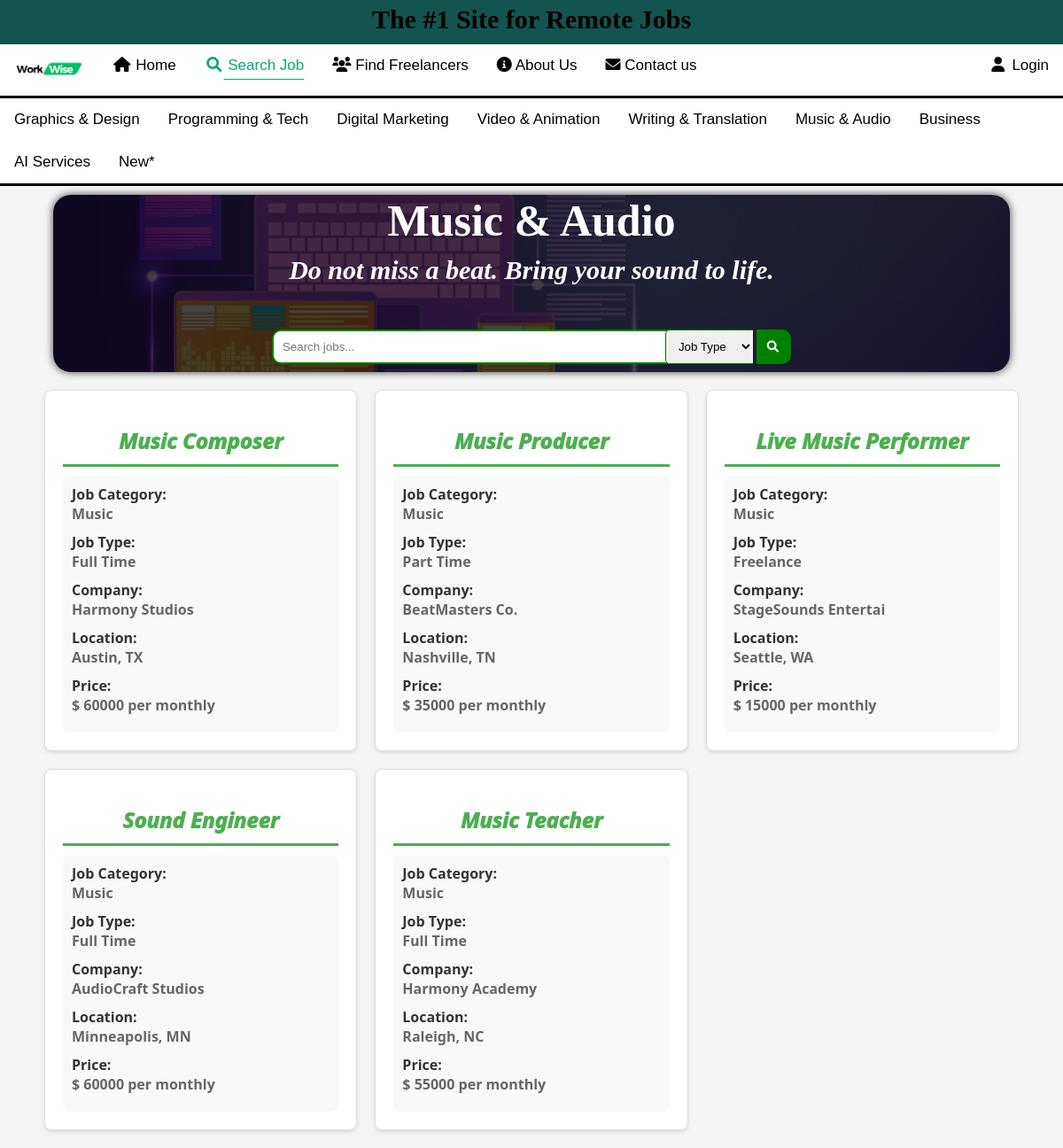
Screenshot of /PHP/job_category.php?ctg=Music with the database file from the repository.
### tables this page shows
CREATE TABLE `jobtable` (
  `jobId` int(10) NOT NULL,
  `userId` int(11) NOT NULL,
  `category` varchar(32) NOT NULL,
  `title` varchar(20) NOT NULL,
  `jobType` varchar(10) NOT NULL,
  `company` varchar(20) NOT NULL,
  `location` varchar(32) NOT NULL,
  `price` int(10) NOT NULL,
  `exitDay` date NOT NULL,
  `responsibilities` varchar(120) NOT NULL,
  `requirements` varchar(200) NOT NULL,
  `payment` int(11) NOT NULL
);

### PHP/job_category.php (the view, shortened to what this page needs)
<?php include("conn.php"); ?>
<?php
$ctg=$_GET["ctg"];
if (isset($_GET["search"]) || isset($_GET["filter"])) {
    $search1 = $_GET["search"];
    $filter = $_GET["filter"];
    $search = mysqli_real_escape_string($conn, $search1);
    if (!empty($search)) {
        if ($filter == "All Type") {
            $sql = "SELECT * FROM jobtable WHERE category='$ctg' AND (title LIKE '%$search%' OR company LIKE '%$search%' OR location LIKE '%$search%' OR price LIKE '%$search%' OR exitDay LIKE '%$search%')";
            $result = mysqli_query($conn, $sql);
            if ($result == false) {
            }
        } else if ($filter == "Full Time" || $filter == "Part Time") {
            $sql = "SELECT * FROM jobtable WHERE category='$ctg' AND (title LIKE '%$search%' OR company LIKE '%$search%' OR location LIKE '%$search%' OR price LIKE '%$search%' OR exitDay LIKE '%$search%') AND jobType = '$filter'";
            $result = mysqli_query($conn, $sql);
            if ($result == false) {
            }
        } else {
        }
    } else {
        if ($filter == "Full Time" || $filter == "Part Time") {
            $sql = "SELECT * FROM jobtable WHERE category='$ctg' AND jobType = '$filter'";
            $result = mysqli_query($conn, $sql);
            if ($result == false) {
                $note = "Data not found.";
            }
        } else {
            $sql = "SELECT * FROM jobtable WHERE category='$ctg' ";
        }
    }
} else {
    $sql = "SELECT * FROM jobtable WHERE category='$ctg'";
}
$result = mysqli_query($conn, $sql);
?>
<!DOCTYPE html>
<html lang="en">
<head>
    <link rel="stylesheet" href="https://cdnjs.cloudflare.com/ajax/libs/font-awesome/4.7.0/css/font-awesome.min.css">
    <link rel="stylesheet" href="../CSS/job_list.css">
    <link rel="stylesheet" href="https://cdnjs.cloudflare.com/ajax/libs/font-awesome/6.0.0/css/all.min.css">
</head>
<body>
    <header>
        <link rel="stylesheet" href="../CSS/header.css">
        <div class="headerbar">
            <h3>The #1 Site for Remote Jobs</h3>
        </div>
    </header>
    <?php include_once("navbar.php"); ?>
    <?php include_once("ctg_bar.php"); ?>
    <form action="job_category.php" method="get">
        <div class="searchbar" id="seardiv" >
            <?php
            $ctg=$_GET['ctg'];
            if($ctg=='Graphics'){
                $c1='Graphics & Design';
                $c2='Designs to make you stand out';
            } elseif($ctg=='Programming'){
                $c1='Programming & Tech';
                $c2='You think it. A programmer develops it';
            }
            else if($ctg=='Digital'){
                $c1='Digital Marketing';
                $c2='Build your brand. Grow your business.';
            }
            elseif($ctg=='Video'){
                $c1='Video & Animation';
                $c2='Bring your story to life with creative videos.';
            }elseif($ctg=='Writing'){
                $c1='Writing & Translation';
                $c2='Get your words across—in any language.';
            }
            elseif($ctg=='Music'){
                $c1='Music & Audio';
                $c2='Do not miss a beat. Bring your sound to life.';
            }
            elseif($ctg=='Business'){
                $c1='Business';
                $c2='Business to make you stand out';
            }
            elseif($ctg=='AI'){
                $c1='AI Services';
                $c2='AI to make you stand out';
            }else{
                $c1='New';
                $c2='New to make you stand out';
            } ?>
            <h1 id="ctg_name"><?php echo $c1;?></h1>
            <h3 id="ctg_ds"><?php echo $c2;?></h3>
            <input id="fsearch" type="search" name="search" placeholder="<?php if (isset($_GET["search"])) {
                                                                echo $_GET["search"];
                                                            } else {
                                                                echo "Search jobs...";
                                                            } ?>">
            <select name="filter"  id="idcheck " >
                <option value="All Type">Job Type</option>
            </select>
            <button type="submit"    name="submit"><i class="fa fa-fw fa-search"></i></button>
        </div>
    </form>
    <div class="job_listings">
        <div class="job_row">
            <?php
            if ($result && mysqli_num_rows($result) > 0) {
                while ($row = mysqli_fetch_assoc($result)) {
                    ?>
                    <div class="job">
                        <h2>
                            <?php echo $row["title"]; ?>
                        </h2>
                        <div class="job_details">
                            <h4>Job Category:</h4>
                            <p>
                                <?php echo $row['category']; ?>
                            </p>
                            <h4>Job Type:</h4>
                            <p>
                                <?php echo $row['jobType']; ?>
                            </p>
                            <h4>Company:</h4>
                            <p>
                                <?php echo $row['company']; ?>
                            </p>
                            <h4>Location:</h4>
                            <p>
                                <?php echo $row['location']; ?>
                            </p>
                            <h4>Price:</h4>
                            <p>$
                                <?php echo $row['price']; ?> per monthly
                            </p>
                        </div>
                    </div>
                    <?php
                }
                ?>
            </div>
        </div>
        <?php
            }
?>
</body>
</html>

### CSS/job_list.css (style rules this page uses)
body { margin: 0; padding: 0; background-color: #f4f4f4; }
.searchbar { width: 100%; text-align: center; justify-content: center; }
input , button,select { margin-top: 50px; padding: 10px; border-style: solid; border-color: green; }
.searchbar input { width: 50%; border-top-left-radius: 10px; border-bottom-left-radius: 10px; border-right-style: none; }
.searchbar button { border-top-right-radius: 10px; border-bottom-right-radius: 10px; border-left-style: none; background-color: green; margin-left: 0; }
select { border-radius: 5px; border-top-right-radius: 0; border-bottom-right-radius: 0; border-style: solid; border-right-style: none; margin-left: -100px; position: sticky; }
button i { color: white; }
.job_listings { font-family: 'Segoe UI', Tahoma, Geneva, Verdana, sans-serif; max-width: 1100px; margin: 20px auto; }
.job_row { display: grid; grid-template-columns: repeat(3, 1fr); gap: 20px; }
.job { border: 1px solid #ddd; background-color: #fff; padding: 20px; border-radius: 8px; box-shadow: 0 2px 4px rgba(0, 0, 0, 0.1); transition: transform 0.3s ease-in-out; }
h2 { text-align: center; font-style: italic; font-weight: 1000; margin-bottom: 10px; color: #4CAF50; padding-bottom: 10px; border-bottom-style: solid; }
p { color: #666; font-weight: 600; margin-bottom: 8px; padding-bottom: 10px; }
.job_details { background-color: #f9f9f9; padding: 10px; border-radius: 8px; }
.job_details h4 { margin: 0; color: #333; }
.job_details p { margin: 0; color: #666; }

### CSS/header.css (style rules this page uses)
body { margin: 0; }
.headerbar { margin-top: -30px; padding: 0; height: 50px; background-color: #13544e; }
.headerbar h3 { padding: 5px; text-align: center; font-size: 30px; }

### PHP/job_category.php (style rules this page uses)
#seardiv { background-image: url(../Image/Home/ctg4.png); background-position: center; background-size: cover; background-repeat: none; width: 90%; height: 200px; margin: 10px auto; border-radius: 20px; box-shadow: 0px 0px 10px 0px rgba(0, 0, 0, 0.75); }
#ctg_name { color: white; font-weight: 1500; color: white; font-size: 50px; margin: 0; }
#ctg_ds { font-size: 30px; font-style: italic; color: white; font-weight: 800; margin: 10px 0 0 0 ; }

### rows the page displays
jobtable: title "Music Composer", category "Music", jobType "Full Time", company "Harmony Studios", location "Austin, TX", price "60000"
jobtable: title "Music Producer", category "Music", jobType "Part Time", company "BeatMasters Co.", location "Nashville, TN", price "35000"
jobtable: title "Live Music Performer", category "Music", jobType "Freelance", company "StageSounds Entertai", location "Seattle, WA", price "15000"
jobtable: title "Sound Engineer", category "Music", jobType "Full Time", company "AudioCraft Studios", location "Minneapolis, MN", price "60000"
jobtable: title "Music Teacher", category "Music", jobType "Full Time", company "Harmony Academy", location "Raleigh, NC", price "55000"

### other values shown
$c1 "Music & Audio"
$c2 "Do not miss a beat. Bring your sound to life."
